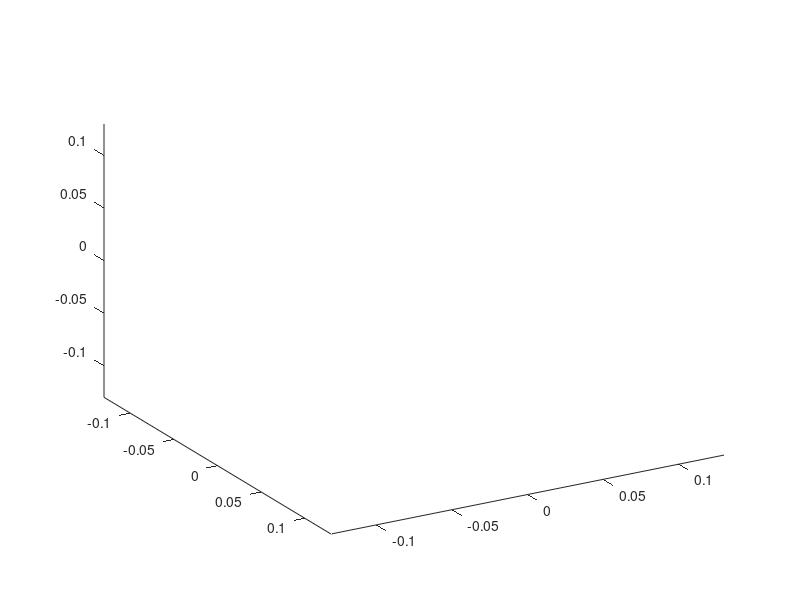

The MATLAB script that drew this image: (Note: this script raises an error after producing the figure.)
clear all
close all

N = 50;
theta1=linspace(0,2*pi,N);
theta2=linspace(0,pi/2,N);
d =linspace(0.01,0.1,N);

%initial frame
figure(1);hold on
axis([-0.13 0.13 -0.13 0.13 -0.13, 0.13]);
view([60,30])

for k=1:N
    
    gst(:,k)=forwardKinematics(theta1(k),theta2(k),d(k));
    l1 = plot3([0 0],[0,0],[0,0.1]);
    
    l2 = plot3([0 gst(1,k)],[0,gst(2,k)],[0.1,gst(3,k)],'-o');
    
    drawnow
    pause(0.1)
    
end

X = gst(1,:);
Y = gst(2,:);
Z = gst(3,:);
figure
comet3(X,Y,Z)





 
